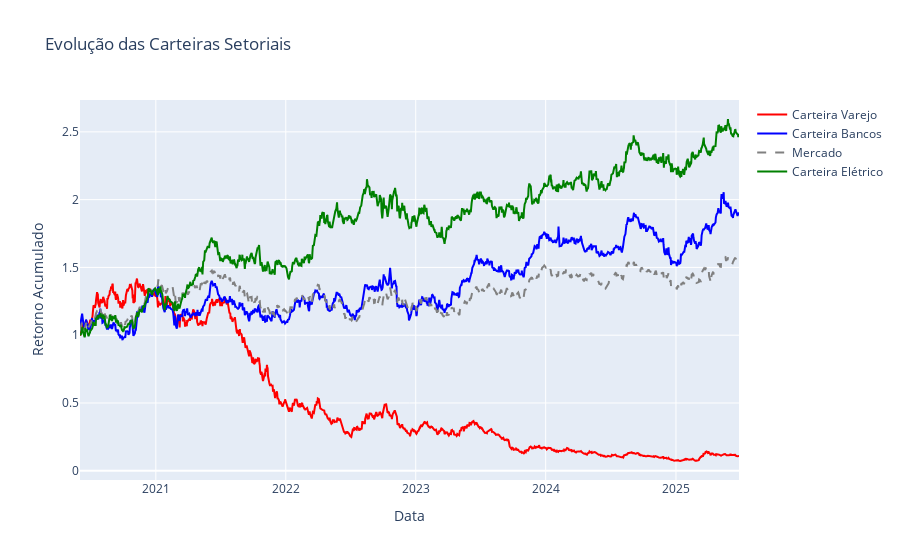

Write notebook code for a chart like this one.
### Code cell
fig1 = go.Figure()
fig1.add_trace(go.Scatter(x=retornos_acumulados.index, y=retornos_acumulados['Varejo'],
                         mode='lines', name='Carteira Varejo', line=dict(color='red')))
fig1.add_trace(go.Scatter(x=retornos_acumulados.index, y=retornos_acumulados['Bancos'],
                         mode='lines', name='Carteira Bancos', line=dict(color='blue')))
fig1.add_trace(go.Scatter(x=retornos_acumulados.index, y=retornos_acumulados['Mercado'],
                         mode='lines', name='Mercado', line=dict(color='gray', dash='dash')))
fig1.add_trace(go.Scatter(x=retornos_acumulados.index, y=retornos_acumulados['Elétrico'],
                         mode='lines', name='Carteira Elétrico', line=dict(color='green')))

fig1.update_layout(title='Evolução das Carteiras Setoriais',
                  xaxis_title='Data', yaxis_title='Retorno Acumulado')
fig1.show()

### Figure 1 — Plotly figure (JSON) as saved in the notebook; plotly's stock layout.template omitted (floating-point values rounded to 4 significant figures; data arrays with more than 128 entries replaced by an {"elided": "..."} marker saying what was removed)
{"data": [{"line": {"color": "red"}, "mode": "lines", "name": "Carteira Varejo", "type": "scatter", "x": {"elided": "1262 str values"}, "y": {"elided": "1262 float values"}}, {"line": {"color": "blue"}, "mode": "lines", "name": "Carteira Bancos", "type": "scatter", "x": {"elided": "1262 str values"}, "y": {"elided": "1262 float values"}}, {"line": {"color": "gray", "dash": "dash"}, "mode": "lines", "name": "Mercado", "type": "scatter", "x": {"elided": "1262 str values"}, "y": {"elided": "1262 float values"}}, {"line": {"color": "green"}, "mode": "lines", "name": "Carteira Elétrico", "type": "scatter", "x": {"elided": "1262 str values"}, "y": {"elided": "1262 float values"}}], "layout": {"title": {"text": "Evolução das Carteiras Setoriais"}, "xaxis": {"title": {"text": "Data"}}, "yaxis": {"title": {"text": "Retorno Acumulado"}}}}
